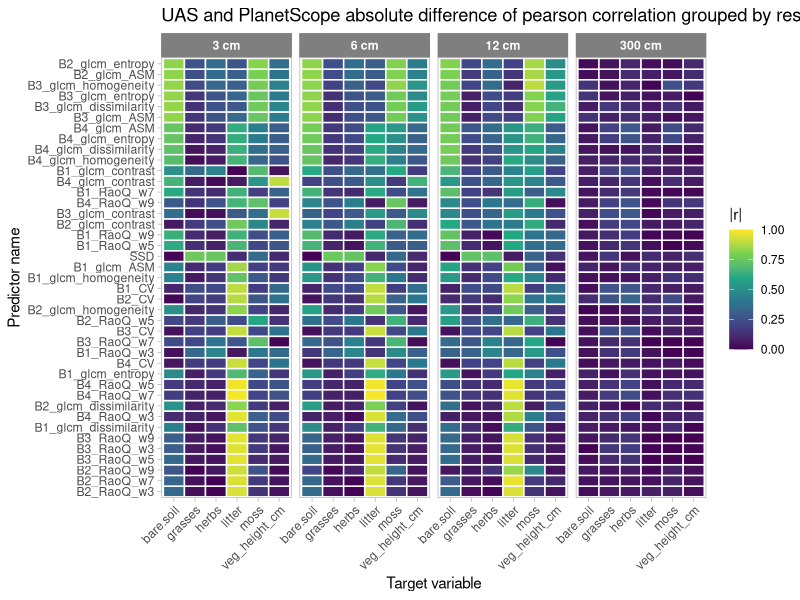
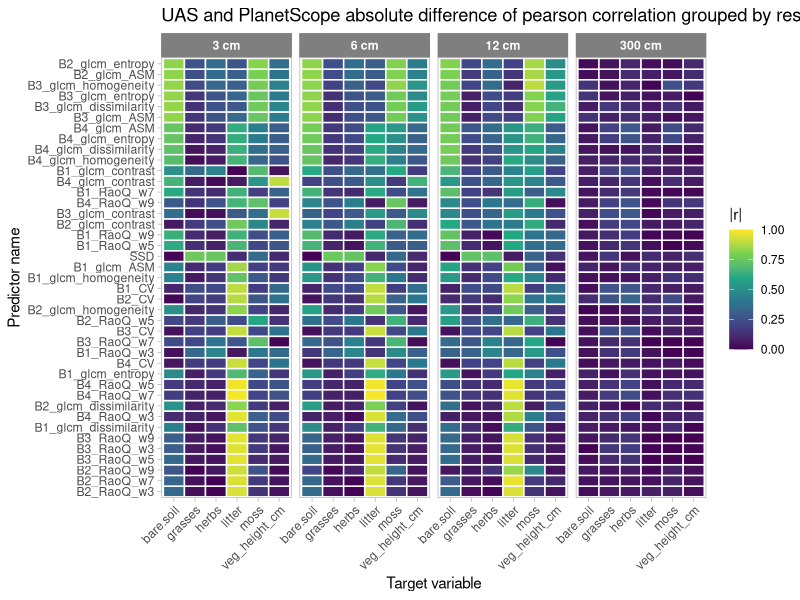

Source code (R) for these figures, in order:
library(tidyverse)
library(ggplot2)
library(forcats)

# r value on y, predictor on x, 

uas_pearson <- read.csv("./results/ACTUAL_RESULTS/UAS_structure_vars_pearson.csv")
planet_pearson <- read.csv("./results/ACTUAL_RESULTS/Planet_structure_vars_pearson.csv")

# add planet as fourth resolution:
planet_df <- planet_pearson %>%
  select(-Type) %>%
  mutate(agg = "agg10") %>%
  mutate(abs_r = abs(pearson_r)) %>%
  group_by(dependent_var) %>%
  mutate(mean_abs_r = mean(abs_r, na.rm = TRUE)) %>%
  ungroup() %>%
  mutate(
    dependent_var = fct_reorder(dependent_var, mean_abs_r)
  )

planet_collapsed <- planet_pearson %>%
  group_by(independent_var, dependent_var) %>%
  summarise(
    pearson_r = mean(pearson_r, na.rm = TRUE),
    p_value   = mean(p_value, na.rm = TRUE),
    .groups   = "drop"
  ) %>%
  mutate(agg = "agg10") %>%
  mutate(abs_r = abs(pearson_r)) %>%
  group_by(dependent_var) %>%
  mutate(mean_abs_r = mean(abs_r, na.rm = TRUE)) %>%
  ungroup() %>%
  mutate(
    dependent_var = fct_reorder(dependent_var, mean_abs_r)
  )

## Plot

plot_df <- uas_pearson %>%
  mutate(abs_r = abs(pearson_r)) %>%
  group_by(dependent_var) %>%
  mutate(mean_abs_r = mean(abs_r, na.rm = TRUE)) %>%
  ungroup() %>%
  mutate(
    dependent_var = fct_reorder(dependent_var, mean_abs_r, .desc = TRUE)
  ) %>%
  select(-n)

# bind rows:
plot_df <- plot_df %>%
  bind_rows(planet_collapsed) %>%
  mutate(agg = factor(case_when(
    agg == "agg1" ~ "3 cm",
    agg == "agg2" ~ "6 cm",
    agg == "agg4" ~ "12 cm",
    agg == "agg10" ~ "300 cm"
  ), levels = c("3 cm", "6 cm", "12 cm", "300 cm"))) %>%
  mutate(
    dependent_var = fct_reorder(dependent_var, mean_abs_r, .desc = F)
  )

p <- ggplot(plot_df, aes(
  x = independent_var,
  y = dependent_var,
  fill = abs_r
)) +
  geom_tile(color = "white", linewidth = 0.5) +
  facet_wrap(~ agg, nrow = 1) +
  scale_fill_viridis_c(
    name = "|r|",
    limits = c(0, 1)
  ) +
  labs(
    x = "Target variable",
    y = "Predictor name"
  ) +
  theme_light() +
  theme(
    axis.text.x = element_text(angle = 45, hjust = 1),
    panel.grid = element_blank(),
    strip.text = element_text(face = "bold"),
    strip.background = element_rect(fill = "grey50", color = "grey50")
  ) +
  labs(title = "UAS and PlanetScope absolute difference of pearson correlation grouped by resolutions")
p
# sanity checks to see if factor ordering works in the plot
plot_df %>%
  filter(dependent_var == "B2_glcm_entropy") %>%
  select(mean_abs_r) %>%
  pull() %>%
  mean()

plot_df %>%
  filter(dependent_var == "B2_RaoQ_w3") %>%
  select(mean_abs_r) %>%
  pull() %>%
  mean()

plot_df %>%
  filter(dependent_var == "B2_RaoQ_w9") %>%
  select(mean_abs_r) %>%
  pull() %>%
  mean()

ggsave(filename = "./images/6_Discussion_UAS_AND_Planet_pearson_structure_vars.png", plot = p,
       width = 3000, height = 2000, units = "px", dpi = 300)